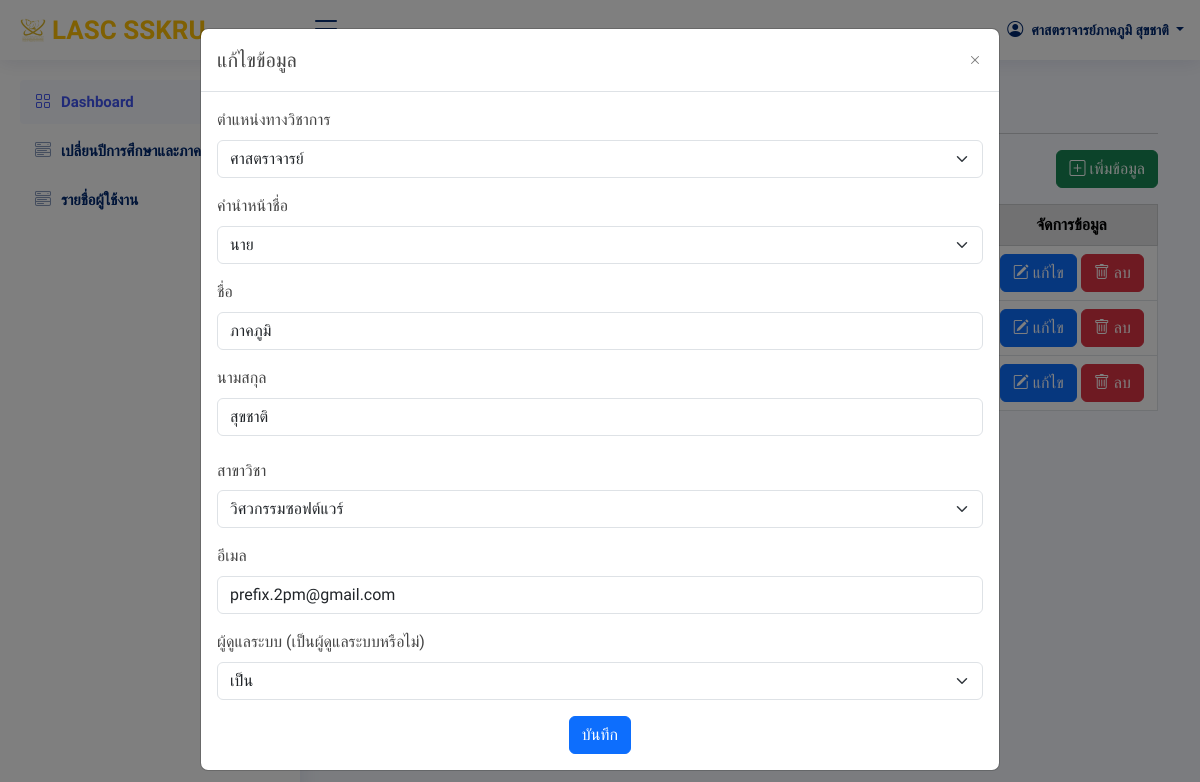
Screenshot of /index_admin.php?page=admin/teacher&edit=1 (signed in) with the database file from the repository.
### tables this page shows
CREATE TABLE `users` (
  `userId` int(20) NOT NULL,
  `academic_rank` varchar(50) NOT NULL,
  `nametitle` varchar(50) NOT NULL,
  `firstname` varchar(50) NOT NULL,
  `lastname` varchar(50) NOT NULL,
  `branch` varchar(50) NOT NULL,
  `email` varchar(50) NOT NULL,
  `password` varchar(255) NOT NULL,
  `urole` varchar(50) NOT NULL,
  `isAdmin` varchar(10) NOT NULL,
  `img` varchar(50) NOT NULL,
  `created_at` timestamp NOT NULL DEFAULT current_timestamp()
);

### admin/teacher.php (the view, shortened to what this page needs)
<?php
    require_once "config/db.php";
    if (isset($_GET['edit'])) {
        $edit_id = $_GET['edit'];
        $stmt = $conn->prepare("SELECT * FROM users WHERE userId = $edit_id");
        $stmt->execute();
        $data = $stmt->fetch();
?>
    <?php } ?>
<div class="container">
    <div class="pagetitle mt-3">
        <h1>รายชื่ออาจารย์</h1>
    </div>
    <div class="d-flex justify-content-end">
        <button class="btn btn-success mb-3" type="button" data-bs-toggle="modal" data-bs-target="#largeModal">
            <div class="icon d-flex">
                <i class="bi bi-plus-square"></i> &nbsp;
                <div class="label">เพิ่มข้อมูล</div>
            </div>
        </button>
    </div>
    <table class="table table-bordered text-center align-middle">
        <thead class="align-middle table-secondary">
            <tr>
                <th scope="col">ตำแหน่ง</th>
                <th scope="col">คำนำหน้า</th>
                <th scope="col">ชื่อ</th>
                <th scope="col">นามสกุล</th>
                <th scope="col">สาขาวิชา</th>
                <th scope="col">อีเมล</th>
                <th scope="col">ผู้ดูแลระบบ</th>
                <th scope="col">จัดการข้อมูล</th>
            </tr>
        </thead>
        <tbody>
            <?php
                $stmt = $conn->query("SELECT * FROM users WHERE urole = 'teacher'");
                $stmt->execute();
                $personal = $stmt->fetchAll();
                if (!$personal) {
                    echo "<tr><td colspan='8' class='text-center'>ไม่มีข้อมูล</td></tr>";
                } else {
                    foreach ($personal as $per) {
            ?>
                        <tr>
                            <td style="white-space: nowrap;"><?= $per['academic_rank']; ?></td>
                            <td><?= $per['nametitle']; ?></td>
                            <td><?= $per['firstname']; ?></td>
                            <td><?= $per['lastname']; ?></td>
                            <td><?= $per['branch']; ?></td>
                            <td><?= $per['email']; ?></td>
                            <td><?= $per['isAdmin']; ?></td>
                            <td class="d-flex justify-content-center">
                                <a href="?page=admin/teacher&edit=<?= $per['userId']; ?>" class="btn btn-primary">
                                    <div class="icon d-flex">
                                        <i class="bi bi-pencil-square"></i>&nbsp;
                                        <div class="label">แก้ไข</div>
                                    </div>
                                </a>&nbsp;
                                <a onclick="return confirm('ต้องการลบข้อมูลหรือไม่')" href="?page=admin/teacher&delete=<?= $per['userId']; ?>" class="btn btn-danger">
                                    <div class="icon d-flex">
                                        <i class="bi bi-trash"></i>&nbsp;
                                        <div class="label">ลบ</div>
                                    </div>
                                </a>
                            </td>
                        </tr>
            <?php } } ?>
        </tbody>
        <div class="modal fade" id="modal" tabindex="-1">
            <div class="modal-dialog modal-lg">
                <div class="modal-content">
                    <div class="modal-header">
                        <h5 class="modal-title">แก้ไขข้อมูล</h5>
                        <button type="button" class="btn-close" data-bs-dismiss="modal" aria-label="Close"></button>
                    </div>
                    <div class="modal-body">
                        <form action="admin/edit.php" method="post">
                            <div class="mb-3">
                                <label for="academic_rank" class="form-label">ตำแหน่งทางวิชาการ</label>
                                <select class="form-select" name="academic_rank" id="academic_rank" aria-describedby="academic_rank" required>
                                    <option value="ศาสตราจารย์" <?php if ($data['academic_rank'] === 'ศาสตราจารย์') echo 'selected' ?>>ศาสตราจารย์</option>
                                </select>
                            </div>
                            <div class="mb-3">
                                <label for="nametitle" class="form-label">คำนำหน้าชื่อ</label>
                                <select class="form-select" name="nametitle" aria-describedby="nametitle" id="nametitle" required>
                                    <option value="นาย" <?php if($data['nametitle'] === 'นาย') echo 'selected' ?>>นาย</option>
                                </select>
                            </div>
                            <div class="mb-3">
                                <label for="firstname" class="form-label">ชื่อ</label>
                                <input type="text" class="form-control" name="firstname" value="<?php echo $data['firstname']; ?>" required>
                            </div>
                            <div class="mb-3">
                                <label for="lastname" class="form-label">นามสกุล</label>
                                <input type="text" class="form-control" name="lastname" value="<?php echo $data['lastname']; ?>" required>
                            </div>
                            <div class="mb-3">
                                <label for="branch" class="col-sm-2 col-form-label ">สาขาวิชา</label>
                                <select class="form-select" name="branch" aria-describedby="branch" id="branch" required>
                                    <option value="วิศวกรรมซอฟต์แวร์" <?php if ($data['branch'] === 'วิศวกรรมซอฟต์แวร์') echo 'selected' ?>>วิศวกรรมซอฟต์แวร์</option>
                                </select>
                            </div>
                            <div class="mb-3">
                                <label for="email" class="form-label">อีเมล</label>
                                <input type="email" class="form-control" name="email" value="<?php echo $data['email']; ?>"required>
                            </div>
                            <div class="mb-3">
                                <label for="check admin" class="form-label">ผู้ดูแลระบบ (เป็นผู้ดูแลระบบหรือไม่)</label>
                                <select class="form-select" name="isAdmin" required>
                                    <option value="เป็น" <?php if($data['isAdmin'] === 'เป็น') echo 'selected' ?>>เป็น</option>
                                </select>
                            </div>
                            <div class="d-flex justify-content-center">
                                <button type="submit" name="edit" class="btn btn-primary">บันทึก</button>
                            </div>
                        </form>
                    </div>
                </div>
            </div>
        </div>
    </table>
</div>

### index_admin.php (shortened to what this page needs)
<?php
  require_once 'config/db.php';
  $userId = $_SESSION['userId'];
  if (isset($_SESSION['userId'])) {
    $stmt = $conn->query("SELECT * FROM users WHERE userId = '$userId'");
    $stmt->execute();
    $row = $stmt->fetch(PDO::FETCH_ASSOC);
  }
?>
<!DOCTYPE html>
<html lang="en">
<head>
  <link href="assets/vendor/bootstrap/css/bootstrap.min.css" rel="stylesheet">
  <link href="assets/vendor/bootstrap-icons/bootstrap-icons.css" rel="stylesheet">
  <link href="assets/vendor/boxicons/css/boxicons.min.css" rel="stylesheet">
  <link href="assets/vendor/quill/quill.snow.css" rel="stylesheet">
  <link href="assets/vendor/quill/quill.bubble.css" rel="stylesheet">
  <link href="assets/vendor/remixicon/remixicon.css" rel="stylesheet">
  <link href="assets/vendor/simple-datatables/style.css" rel="stylesheet">
  <link href="assets/css/style.css" rel="stylesheet">
</head>
<body>
  <header id="header" class="header fixed-top d-flex align-items-center">
    <div class="d-flex align-items-center justify-content-between">
      <a class="logo d-flex align-items-center">
        <img src="assets/img/logo_lasc1.png" alt="โลโก้คณะ">
        <span class="d-none d-lg-block" style="color: #ffc107;">LASC SSKRU</span>
      </a>
    </div>
    <nav class="header-nav ms-auto">
      <ul class="d-flex align-items-center">
        <li class="nav-item dropdown pe-3">
          <a class="nav-link nav-profile d-flex align-items-center pe-0" href="#" data-bs-toggle="dropdown">
          <i class="bi bi-person-circle"></i>
            <span class="d-none d-md-block dropdown-toggle ps-2">
            <?php
              if($row['academic_rank'] == 'ไม่มี'){
                echo  $row['nametitle'] . $row['firstname'] . ' ' . $row['lastname'];
              }elseif(($row['academic_rank'] == 'ศาสตราจารย์' or $row['academic_rank'] == 'รองศาสตราจารย์' or $row['academic_rank'] == 'ผู้ช่วยศาสตราจารย์')and $row['nametitle'] == 'ดร.'){
                echo $row['academic_rank'] . ' ' . $row['nametitle'] . $row['firstname'] . ' ' . $row['lastname'];
              }elseif(($row['academic_rank'] == 'ศาสตราจารย์' or $row['academic_rank'] == 'รองศาสตราจารย์' or $row['academic_rank'] == 'ผู้ช่วยศาสตราจารย์')and ($row['nametitle'] == 'นาย' or $row['nametitle'] == 'นาง' or $row['nametitle'] == 'นางสาว')){
                echo $row['academic_rank'] . $row['firstname'] . ' ' . $row['lastname'];
              }
            ?>
            </span>
          </a>
        </li>
      </ul>
    </nav>
  </header>
  <aside id="sidebar" class="sidebar">
    <ul class="sidebar-nav" id="sidebar-nav">
      <li class="nav-item">
        <a class="nav-link " href="index_admin.php?page=admin/dashboard">
          <i class="bi bi-grid"></i>
          <span>Dashboard</span>
        </a>
      </li>
      <li class="nav-item">
        <a class="nav-link collapsed" href="index_admin.php?page=admin/change_term_year">
          <i class="bi bi-menu-button-wide"></i>
          <span>เปลี่ยนปีการศึกษาและภาคเรียน</span>
        </a>
      </li>
      <li class="nav-item">
        <a class="nav-link collapsed" data-bs-target="#components-nav1" data-bs-toggle="collapse" href="#">
          <i class="bi bi-menu-button-wide"></i><span>รายชื่อผู้ใช้งาน</span><i class="bi bi-chevron-down ms-auto"></i>
        </a>
      </li>
    </ul>
  </aside>
  <main>
    <br>
    <br>
    <br>
    <?php
    $page = $_GET['page'];
    include $page . ('.php');
    ?>
  </main>
</body>
</html>

### assets/css/style.css (style rules this page uses)
:root { scroll-behavior: smooth; }
body { font-family: 'Kanit', sans-serif; background: #f6f9ff; color: #444444; }
a { color: #4154f1; text-decoration: none; }
h1, h2, h3, h4, h5, h6 { font-family: 'Kanit', sans-serif; }
.pagetitle { margin-bottom: 10px; }
.pagetitle h1 { font-size: 24px; margin-bottom: 0; font-weight: 600; color: #012970; }
.btn-close { background-size: 25%; }
.logo { line-height: 1; }
@media (min-width: 1200px) { .logo { width: 280px; } }
.logo img { max-height: 26px; margin-right: 6px; }
.logo span { font-size: 26px; font-weight: 700; font-family: 'Kanit', sans-serif; }
.header { transition: all 0.5s; z-index: 997; height: 60px; box-shadow: 0px 2px 20px rgba(1, 41, 112, 0.1); background-color: #fff; padding-left: 20px; }
.header-nav ul { list-style: none; }
.header-nav>ul { margin: 0; padding: 0; }
.header-nav .nav-profile { color: #012970; }
.header-nav .nav-profile span { font-size: 14px; font-weight: 600; }
.sidebar { position: fixed; top: 60px; left: 0; bottom: 0; width: 300px; z-index: 996; transition: all 0.3s; padding: 20px; overflow-y: auto; scrollbar-width: thin; scrollbar-color: #aab7cf transparent; box-shadow: 0px 0px 20px rgba(1, 41, 112, 0.1); background-color: #fff; }
.sidebar-nav { padding: 0; margin: 0; list-style: none; }
.sidebar-nav li { padding: 0; margin: 0; list-style: none; }
.sidebar-nav .nav-item { margin-bottom: 5px; }
.sidebar-nav .nav-link { display: flex; align-items: center; font-size: 15px; font-weight: 600; color: #4154f1; transition: 0.3; background: #f6f9ff; padding: 10px 15px; border-radius: 4px; }
.sidebar-nav .nav-link i { font-size: 16px; margin-right: 10px; color: #4154f1; }
.sidebar-nav .nav-link.collapsed { color: #012970; background: #fff; }
.sidebar-nav .nav-link.collapsed i { color: #899bbd; }

### rows the page displays
users: academic_rank "ศาสตราจารย์", firstname "ภาคภูมิ", lastname "สุขชาติ", nametitle "นาย", branch "วิศวกรรมซอฟต์แวร์", email "prefix.2pm@gmail.com", isAdmin "เป็น"
